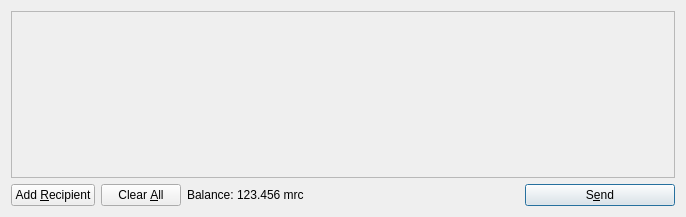
<?xml version="1.0" encoding="UTF-8"?>
<ui version="4.0">
 <class>SendCoinsDialog</class>
 <widget class="QDialog" name="SendCoinsDialog">
  <property name="geometry">
   <rect>
    <x>0</x>
    <y>0</y>
    <width>686</width>
    <height>217</height>
   </rect>
  </property>
  <property name="windowTitle">
   <string>Send Coins</string>
  </property>
  <layout class="QVBoxLayout" name="verticalLayout">
   <item>
    <widget class="QScrollArea" name="scrollArea">
     <property name="widgetResizable">
      <bool>true</bool>
     </property>
     <widget class="QWidget" name="scrollAreaWidgetContents">
      <property name="geometry">
       <rect>
        <x>0</x>
        <y>0</y>
        <width>666</width>
        <height>165</height>
       </rect>
      </property>
      <layout class="QVBoxLayout" name="verticalLayout_2">
       <property name="margin">
        <number>0</number>
       </property>
       <item>
        <layout class="QVBoxLayout" name="entries">
         <property name="spacing">
          <number>6</number>
         </property>
        </layout>
       </item>
       <item>
        <spacer name="verticalSpacer">
         <property name="orientation">
          <enum>Qt::Vertical</enum>
         </property>
         <property name="sizeHint" stdset="0">
          <size>
           <width>20</width>
           <height>40</height>
          </size>
         </property>
        </spacer>
       </item>
      </layout>
     </widget>
    </widget>
   </item>
   <item>
    <layout class="QHBoxLayout" name="horizontalLayout">
     <item>
      <widget class="QPushButton" name="addButton">
       <property name="toolTip">
        <string>Send to multiple recipients at once</string>
       </property>
       <property name="text">
        <string>Add &amp;Recipient</string>
       </property>
       <property name="icon">
        <iconset resource="../bitcoin.qrc">
         <normaloff>:/icons/add</normaloff>:/icons/add</iconset>
       </property>
       <property name="autoDefault">
        <bool>false</bool>
       </property>
      </widget>
     </item>
     <item>
      <widget class="QPushButton" name="clearButton">
       <property name="sizePolicy">
        <sizepolicy hsizetype="Minimum" vsizetype="Fixed">
         <horstretch>0</horstretch>
         <verstretch>0</verstretch>
        </sizepolicy>
       </property>
       <property name="toolTip">
        <string>Remove all transaction fields</string>
       </property>
       <property name="text">
        <string>Clear &amp;All</string>
       </property>
       <property name="icon">
        <iconset resource="../bitcoin.qrc">
         <normaloff>:/icons/remove</normaloff>:/icons/remove</iconset>
       </property>
       <property name="autoRepeatDelay">
        <number>300</number>
       </property>
       <property name="autoDefault">
        <bool>false</bool>
       </property>
      </widget>
     </item>
     <item>
      <layout class="QHBoxLayout" name="horizontalLayout_2">
       <property name="spacing">
        <number>3</number>
       </property>
       <item>
        <widget class="QLabel" name="label">
         <property name="text">
          <string>Balance:</string>
         </property>
        </widget>
       </item>
       <item>
        <widget class="QLabel" name="labelBalance">
         <property name="cursor">
          <cursorShape>IBeamCursor</cursorShape>
         </property>
         <property name="text">
          <string>123.456 mrc</string>
         </property>
         <property name="textInteractionFlags">
          <set>Qt::LinksAccessibleByMouse|Qt::TextSelectableByKeyboard|Qt::TextSelectableByMouse</set>
         </property>
        </widget>
       </item>
      </layout>
     </item>
     <item>
      <spacer name="horizontalSpacer">
       <property name="orientation">
        <enum>Qt::Horizontal</enum>
       </property>
       <property name="sizeHint" stdset="0">
        <size>
         <width>40</width>
         <height>20</height>
        </size>
       </property>
      </spacer>
     </item>
     <item>
      <widget class="QPushButton" name="sendButton">
       <property name="minimumSize">
        <size>
         <width>150</width>
         <height>0</height>
        </size>
       </property>
       <property name="toolTip">
        <string>Confirm the send action</string>
       </property>
       <property name="text">
        <string>S&amp;end</string>
       </property>
       <property name="icon">
        <iconset resource="../bitcoin.qrc">
         <normaloff>:/icons/send</normaloff>:/icons/send</iconset>
       </property>
       <property name="default">
        <bool>true</bool>
       </property>
      </widget>
     </item>
    </layout>
   </item>
  </layout>
 </widget>
 <resources>
  <include location="../bitcoin.qrc"/>
 </resources>
 <connections/>
</ui>
